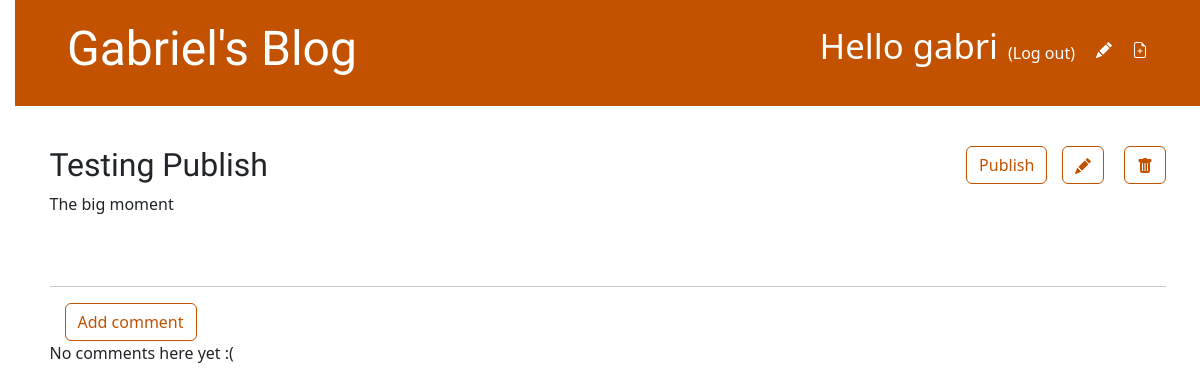
The app's page /post/5/ (signed in), older data.
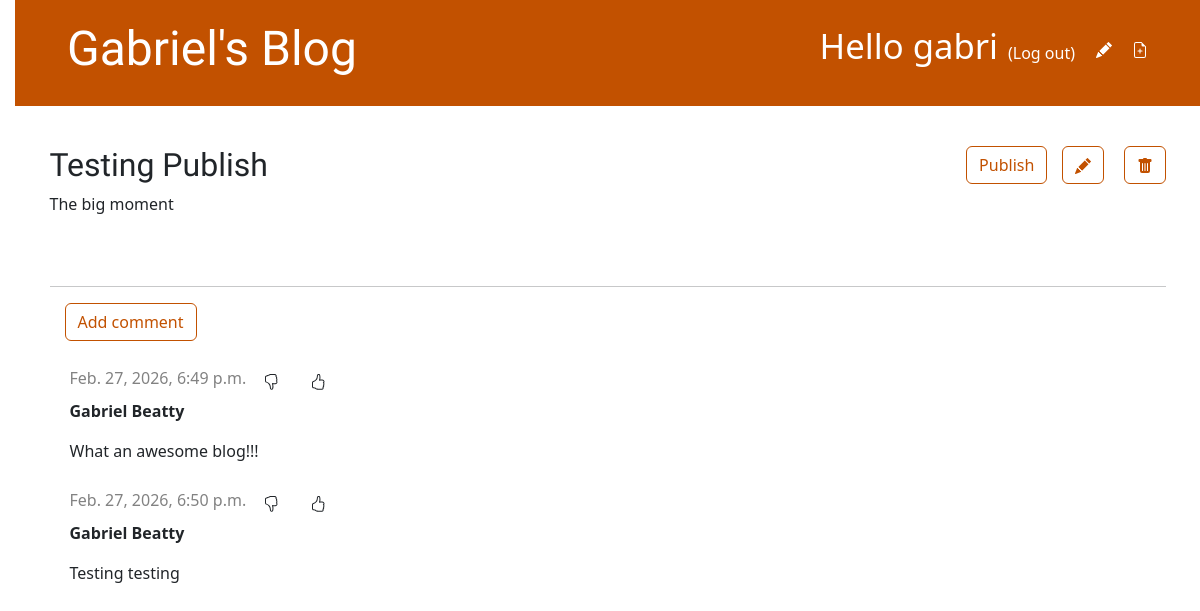
The same page, newer data.
### blog/models.py (models this page shows, shortened)
class Comment(models.Model):
    post = models.ForeignKey('blog.Post', on_delete=models.CASCADE, related_name='comments')
    author = models.CharField(max_length=200)
    text = models.TextField()
    created_date = models.DateTimeField(default=timezone.now)
    approved_comment = models.BooleanField(default=False)

### blog/views.py (the view)
# urls.py: path('post/<int:pk>/', views.post_detail, name='post_detail'),
def post_detail(request, pk):
    post = get_object_or_404(Post, pk=pk)
    return render(request, 'blog/post_detail.html', {'post': post})

### blog/templates/blog/post_detail.html (shortened to what this page needs)
{% extends 'blog/base.html' %}
{% block content %}
    <article class="post">
        <aside class="actions">
            {% if user.is_authenticated %}
                <a class="btn btn-secondary" href="{% url 'post_edit' pk=post.pk %}">
                </a>
                <a class="btn btn-secondary" href="{% url 'post_remove' pk=post.pk %}">
                </a>
            {% endif %}
        </aside>
        {% if post.published_date %}
            <div class="date">
                {{ post.published_date }}
            </div>
        {% else %}
            <aside class="actions">
                <a class="btn btn-secondary" role="button" href="{% url 'post_publish' pk=post.pk %}">
                    Publish
                </a>
            </aside>
        {% endif %}
        <h2>{{ post.title }}</h2>
        <p>{{ post.text|linebreaksbr }}</p>
    </article>
    <hr>
    <a class="btn btn-secondary" role="button" href="{% url 'add_comment_to_post' pk=post.pk %}">Add comment</a>
    {% for comment in post.comments.all %}
        {% if user.is_authenticated or comment.approved_comment %}
        <div class="comment">
            <div class="date">
                {{ comment.created_date }}
                {% if not comment.approved_comment %}
                    <a class="btn btn-default" href="{% url 'comment_remove' pk=comment.pk %}">
                    </a>
                    <a class="btn btn-default" href="{% url 'comment_approve' pk=comment.pk %}">
                    </a>
                {% endif %}
            </div>
            <strong>{{ comment.author }}</strong>
            <p>{{ comment.text|linebreaks }}</p>
        </div>
        {% endif %}
    {% empty %}
        <p>No comments here yet :(</p>
    {% endfor %}
{% endblock %}

Row changes from the older to the newer data that the page shows:
added Comment: created_date "Feb. 27, 2026, 6:49 p.m.", approved_comment False (drawn), author "Gabriel Beatty", text "What an awesome blog!!!"
added Comment: created_date "Feb. 27, 2026, 6:50 p.m.", approved_comment False (drawn), author "Gabriel Beatty", text "Testing testing"
Text that changed along with them:
text no longer shown: "No comments here yet :("
